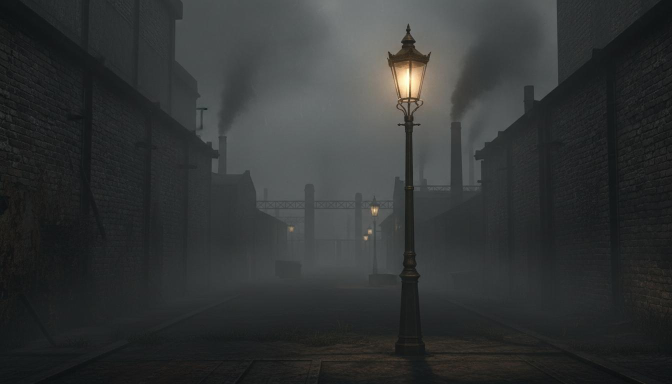
#> input picture app/public/bg_texture.jpg, 1344 x 768 px (shown at 1/2 size)
$ python process_image.py public/bg_texture.jpg out.png
#> lines starting #> are read from the running program, lines starting #| are printed output that depends on the picture
from PIL import Image

def process_ledger_cover(input_path, output_path, tolerance=50, target_size=(640, 640)):
    # Open and ensure RGBA
#> called with input_path = 'public/bg_texture.jpg', output_path = 'out.png', tolerance = 40, target_size = (640, 640)
    img = Image.open(input_path).convert("RGBA")

    # Resize to exact dimensions
    img = img.resize(target_size, Image.Resampling.LANCZOS)
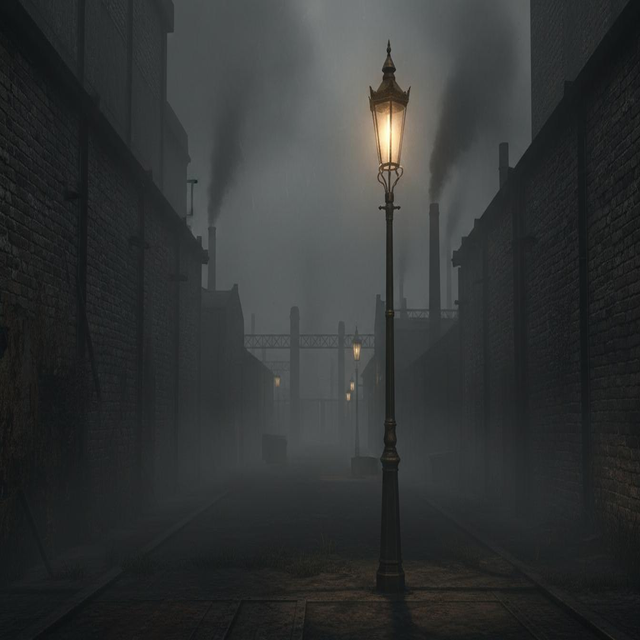
#> img: PIL image 640x640 RGBA; mean R, G, B, A 50.2, 52.6, 52.7, 255

    datas = img.getdata()
    new_data = []

    for item in datas:
        # Check if pixel is close to white
        if item[0] >= 255 - tolerance and item[1] >= 255 - tolerance and item[2] >= 255 - tolerance:
            # Change white to transparent
            new_data.append((255, 255, 255, 0))
        else:
            new_data.append(item)
#> this loop made 409600 passes
#> item on passes 1 to 3: (17, 21, 22, 255), (17, 21, 22, 255), (17, 21, 22, 255)
#> after the loop, new_data = 409600 items

    img.putdata(new_data)
    img.save(output_path, "PNG")
    print(f"Processed image and saved to {output_path} with size {target_size}")

if __name__ == "__main__":
    import sys
    if len(sys.argv) < 3:
        print("Usage: python process_image.py <input> <output>")
        sys.exit(1)

    input_file = sys.argv[1]
    output_file = sys.argv[2]

    process_ledger_cover(input_file, output_file, tolerance=40)

$ run again, on app/public/supplier_imports.jpg
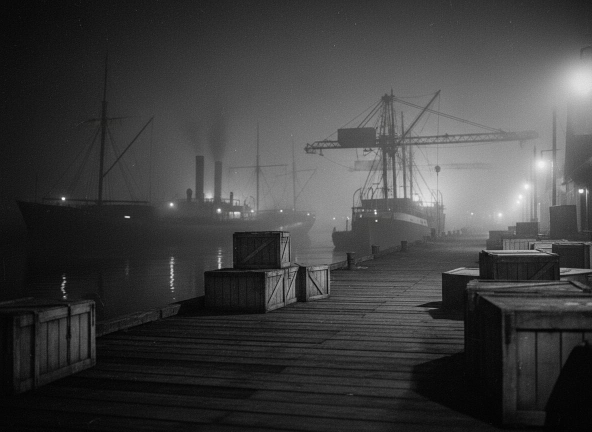
#> input picture app/public/supplier_imports.jpg, 1184 x 864 px (shown at 1/2 size)
#> in process_ledger_cover, `img = img.resize(target_size, Image.Resampling.LANCZOS)`:
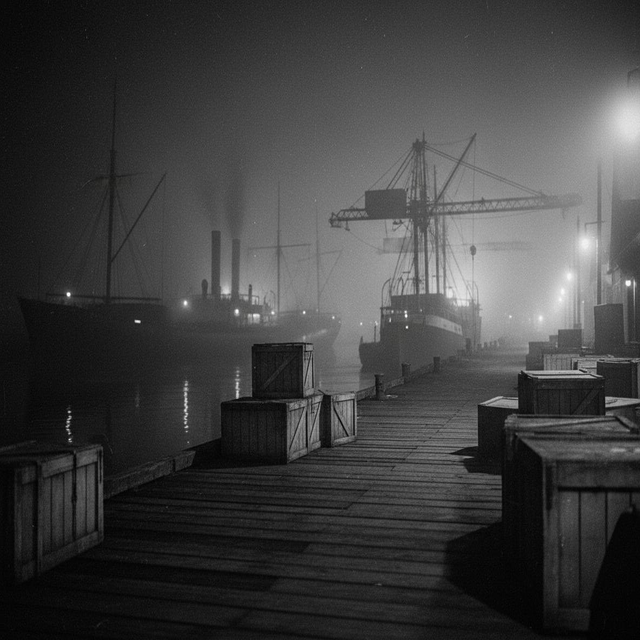
#> img: PIL image 640x640 RGBA; mean R, G, B, A 63.4, 63.4, 63.4, 255
#> the loop in process_ledger_cover, `for item in datas:` made 409600 passes
#> item on passes 1 to 3: (10, 10, 10, 255), (10, 10, 10, 255), (10, 10, 10, 255)
#> after the loop in process_ledger_cover, `for item in datas:`: new_data = 409600 items

$ run again, on app/public/supplier_pub.jpg
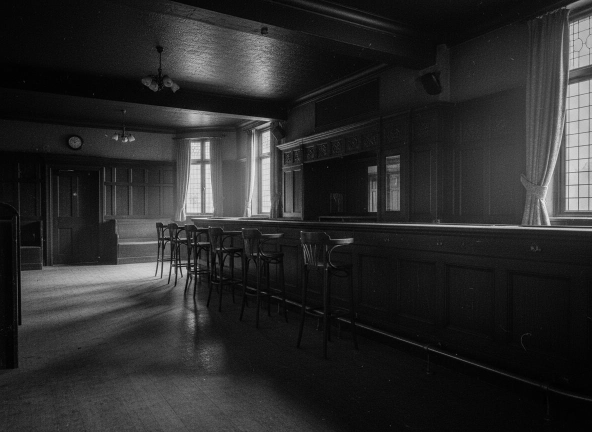
#> input picture app/public/supplier_pub.jpg, 1184 x 864 px (shown at 1/2 size)
#> in process_ledger_cover, `img = img.resize(target_size, Image.Resampling.LANCZOS)`:
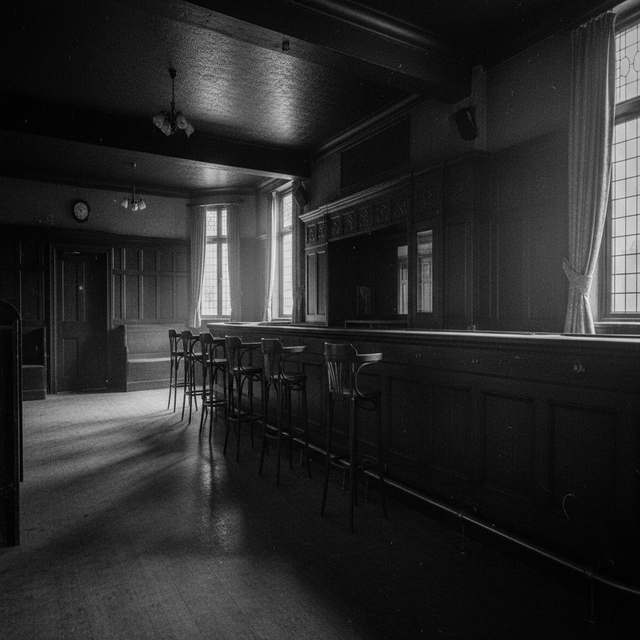
#> img: PIL image 640x640 RGBA; mean R, G, B, A 42.6, 42.6, 42.6, 255
#> the loop in process_ledger_cover, `for item in datas:` made 409600 passes
#> item on passes 1 to 3: (5, 5, 5, 255), (5, 5, 5, 255), (5, 5, 5, 255)
#> after the loop in process_ledger_cover, `for item in datas:`: new_data = 409600 items
